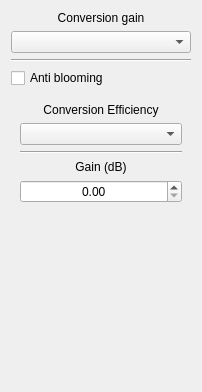
         <widget class="QWidget" name="page">
          <property name="geometry">
           <rect>
            <x>0</x>
            <y>0</y>
            <width>202</width>
            <height>392</height>
           </rect>
          </property>
          <attribute name="label">
           <string>Sensor settings</string>
          </attribute>
          <layout class="QVBoxLayout" name="verticalLayout_16">
           <item>
            <widget class="QLabel" name="lb_conversionGain">
             <property name="text">
              <string>Conversion gain</string>
             </property>
             <property name="alignment">
              <set>Qt::AlignCenter</set>
             </property>
            </widget>
           </item>
           <item>
            <widget class="QComboBox" name="cb_conversionGain"/>
           </item>
           <item>
            <widget class="Line" name="separator_conversionGain">
             <property name="orientation">
              <enum>Qt::Horizontal</enum>
             </property>
            </widget>
           </item>
           <item>
            <widget class="QCheckBox" name="cb_antiBlooming">
             <property name="text">
              <string>Anti blooming</string>
             </property>
            </widget>
           </item>
           <item>
            <widget class="QWidget" name="vw_sensorSettingsCblueOne" native="true">
             <layout class="QVBoxLayout" name="verticalLayout_23">
              <item>
               <widget class="QLabel" name="label_36">
                <property name="text">
                 <string>Conversion Efficiency</string>
                </property>
                <property name="alignment">
                 <set>Qt::AlignCenter</set>
                </property>
               </widget>
              </item>
              <item>
               <widget class="QComboBox" name="cb_convEfficiency"/>
              </item>
              <item>
               <widget class="Line" name="line_28">
                <property name="orientation">
                 <enum>Qt::Horizontal</enum>
                </property>
               </widget>
              </item>
              <item>
               <widget class="QLabel" name="label_37">
                <property name="text">
                 <string>Gain (dB)</string>
                </property>
                <property name="alignment">
                 <set>Qt::AlignCenter</set>
                </property>
               </widget>
              </item>
              <item>
               <widget class="QDoubleSpinBox" name="sb_gainCblueOne">
                <property name="alignment">
                 <set>Qt::AlignCenter</set>
                </property>
                <property name="maximum">
                 <double>48.000000000000000</double>
                </property>
               </widget>
              </item>
             </layout>
            </widget>
           </item>
           <item>
            <spacer name="verticalSpacer_12">
             <property name="orientation">
              <enum>Qt::Vertical</enum>
             </property>
             <property name="sizeHint" stdset="0">
              <size>
               <width>20</width>
               <height>40</height>
              </size>
             </property>
            </spacer>
           </item>
          </layout>
         </widget>
